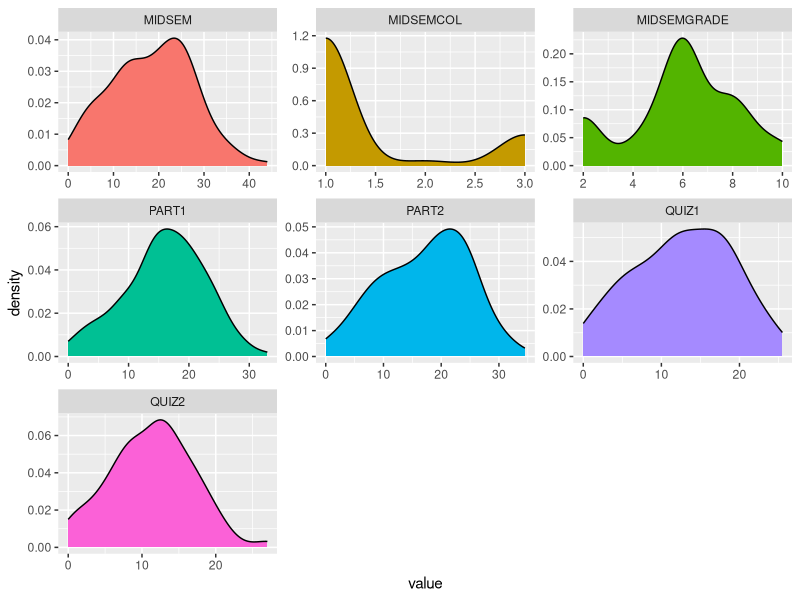

This chart was generated by the following R code:
library(e1071)
library(psych)
library(rsample)
library(dplyr)    # data transformation
library(ggplot2)  # data visualization
library(caret)    # implementing with caret


df <- read.csv("./grade_filtered.csv")

set.seed(123)
split <- initial_split(df, prop = .7, strata = "GRADE")
train <- training(split)
test  <- testing(split)

table(train$GRADE) %>% prop.table()
table(test$GRADE) %>% prop.table()

train %>% 
  select(MIDSEMGRADE, MIDSEMCOL, QUIZ1, QUIZ2, PART1, PART2,MIDSEM) %>% 
  tidyr::gather(metric, value) %>% 
  ggplot(aes(value, fill = metric)) + 
  geom_density(show.legend = FALSE) + 
  facet_wrap(~ metric, scales = "free")
features <- setdiff(names(train), "GRADE")
x <- train[, features]
y <- as.factor(train$GRADE)

train_control <- trainControl(
  method = "cv", 
  number = 10
)
nb.m1 <- train(
  x = x,
  y = y,
  method = "ctree",
  trControl = train_control
  
)
confusionMatrix(nb.m1)

nb.m2 <- train(
  x = x,
  y = y,
  method = "ctree",
  trControl = train_control,
  preProc = c("scale","center", "pca")
)
confusionMatrix(nb.m2)
